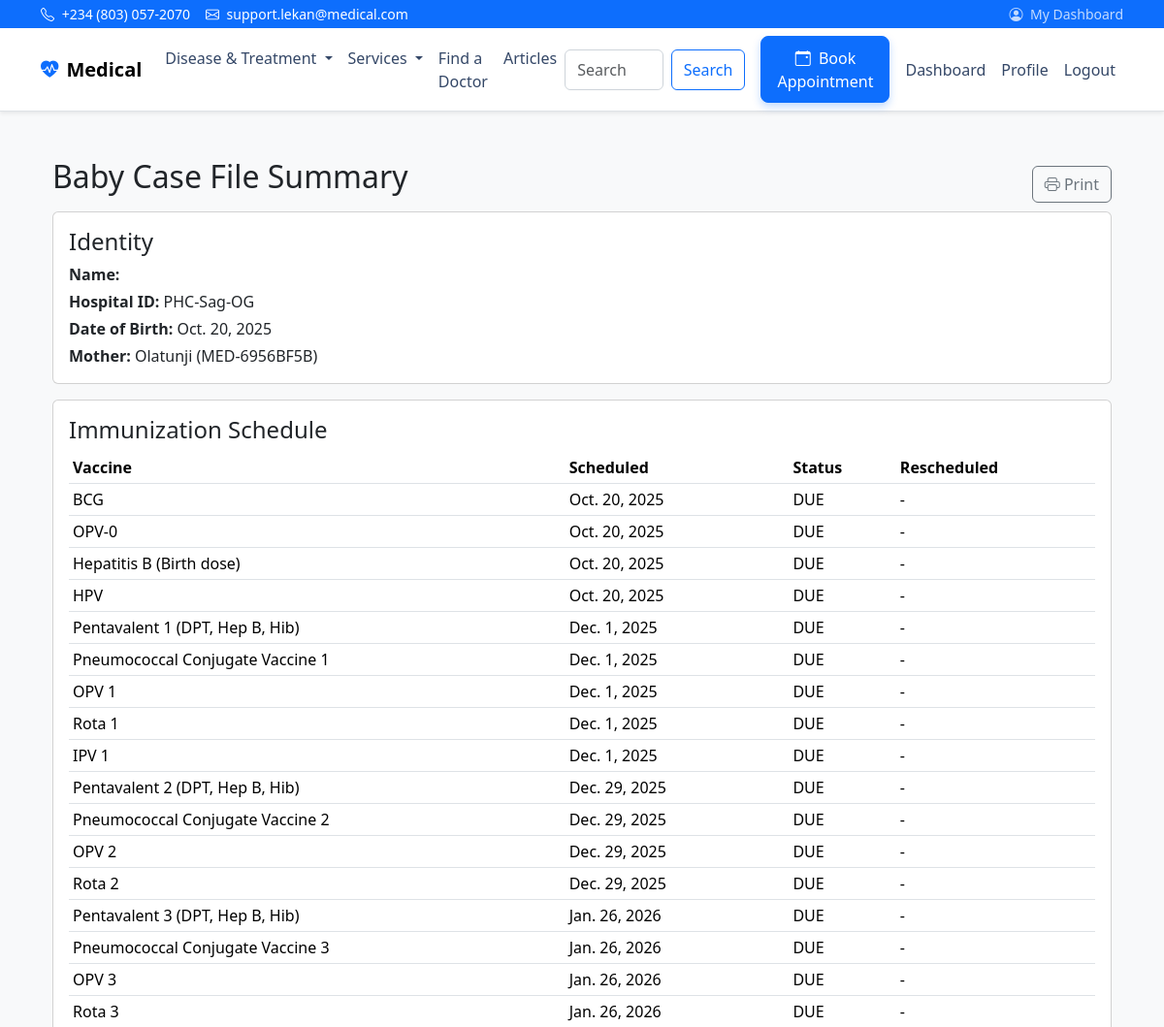
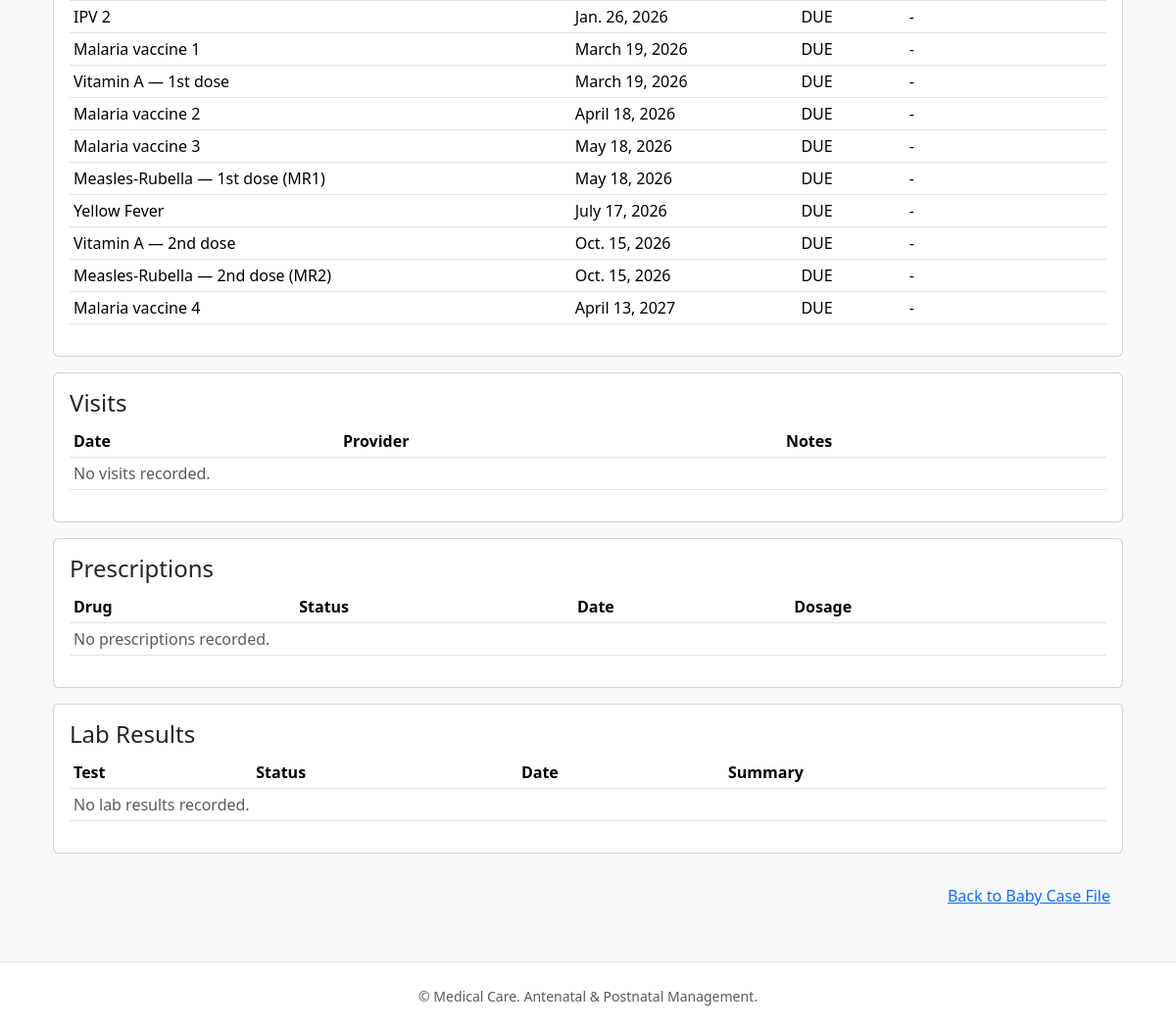
The page /casefiles/baby/2/print/ (signed in) on the database its author committed (2 pictures, top to bottom).
### patients/models.py (models this page shows, shortened)
class BabyProfile(models.Model):
    mother = models.ForeignKey(MotherProfile, on_delete=models.CASCADE, related_name='babies')
    name = models.CharField(max_length=255)
    hospital_id = models.CharField(max_length=20, unique=True, blank=True, null=True)
    gender = models.CharField(max_length=20, blank=True)
    date_of_birth = models.DateField()
    weight_kg = models.DecimalField(max_digits=5, decimal_places=2, null=True, blank=True)
    height_cm = models.DecimalField(max_digits=5, decimal_places=2, null=True, blank=True)
    apgar_score = models.CharField(max_length=20, blank=True)
    blood_type = models.CharField(max_length=10, blank=True)
    registered_by = models.ForeignKey(settings.AUTH_USER_MODEL, on_delete=models.SET_NULL, null=True, blank=True)
    created_at = models.DateTimeField(auto_now_add=True)

class MotherProfile(models.Model):
    user = models.OneToOneField(settings.AUTH_USER_MODEL, on_delete=models.CASCADE, related_name='mother_profile')
    member_id = models.CharField(max_length=20, unique=True, blank=True, null=True)
    full_name = models.CharField(max_length=255)
    age = models.PositiveIntegerField(null=True, blank=True)
    address = models.TextField(blank=True)
    phone_number = models.CharField(max_length=20, blank=True)
    marital_status = models.CharField(max_length=50, blank=True)
    occupation = models.CharField(max_length=100, blank=True)
    profile_picture = models.ImageField(upload_to='profiles/', null=True, blank=True)
    blood_type = models.CharField(max_length=10, blank=True)
    allergies = models.TextField(blank=True)
    previous_pregnancies = models.TextField(blank=True)
    existing_conditions = models.TextField(blank=True)
    emergency_contact = models.CharField(max_length=255, blank=True)
    created_at = models.DateTimeField(auto_now_add=True)
    updated_at = models.DateTimeField(auto_now=True)

### immunization/models.py (models this page shows, shortened)
class ImmunizationSchedule(models.Model):
    STATUS_CHOICES = (
        ('DUE', 'Pending'),  # display "Pending" for patient-facing UI
        ('DONE', 'Done'),
        ('MISSED', 'Missed'),
    )
    baby = models.ForeignKey(BabyProfile, on_delete=models.CASCADE, related_name='immunizations')
    vaccine_name = models.CharField(max_length=100)
    scheduled_date = models.DateField()
    status = models.CharField(max_length=10, choices=STATUS_CHOICES, default='DUE')
    notes = models.TextField(blank=True)
    date_completed = models.DateField(blank=True, null=True)
    visible_to_mother = models.BooleanField(default=False)
    approved_by = models.ForeignKey(USER_MODEL, on_delete=models.SET_NULL, null=True, blank=True, related_name='approved_immunizations')
    approved_at = models.DateTimeField(null=True, blank=True)
    administered_by = models.ForeignKey(USER_MODEL, on_delete=models.SET_NULL, null=True, blank=True, related_name='administered_immunizations')
    administered_at = models.DateTimeField(null=True, blank=True)
    batch_number = models.CharField(max_length=120, blank=True)
    manufacturer = models.CharField(max_length=120, blank=True)
    administration_site = models.CharField(max_length=64, blank=True, help_text='e.g., Left Arm, Right Thigh')
    post_observation_notes = models.TextField(blank=True)
    rescheduled_for = models.DateField(null=True, blank=True)
    reschedule_reason = models.CharField(max_length=200, blank=True)

### casefiles/views.py (the view)
# urls.py: path('baby/<int:casefile_id>/print/', views.baby_casefile_print, name='baby_casefile_print'),
@login_required
def baby_casefile_print(request, casefile_id):
    case_file = get_object_or_404(BabyCaseFile, id=casefile_id)
    schedules = ImmunizationSchedule.objects.filter(baby=case_file.baby).order_by('scheduled_date')
    prescriptions = BabyPrescription.objects.filter(case_file=case_file).order_by('-created_at')
    lab_results = BabyLabResult.objects.filter(case_file=case_file).order_by('-date_performed')
    visits = BabyVisitRecord.objects.filter(case_file=case_file).order_by('-date_of_visit')
    return render(request, 'casefiles/baby_print.html', {
        'case_file': case_file,
        'baby': case_file.baby,
        'schedules': schedules,
        'prescriptions': prescriptions,
        'lab_results': lab_results,
        'visits': visits,
    })

### templates/casefiles/baby_print.html (shortened to what this page needs)
{% extends 'base.html' %}
{% load static %}
{% block content %}
<div class="container my-4">
  <div class="d-flex justify-content-between align-items-center">
    <h2 class="mb-3">Baby Case File Summary</h2>
    <button class="btn btn-outline-secondary" onclick="window.print()">
      <i class="bi bi-printer"></i> Print
    </button>
  </div>
  <div class="card mb-3">
    <div class="card-body">
      <h4 class="card-title">Identity</h4>
      <p class="mb-1"><strong>Name:</strong> {{ baby.full_name }}</p>
      <p class="mb-1"><strong>Hospital ID:</strong> {{ baby.hospital_id }}</p>
      <p class="mb-1"><strong>Date of Birth:</strong> {{ baby.date_of_birth }}</p>
      {% if baby.mother %}
        <p class="mb-0"><strong>Mother:</strong> {{ baby.mother.full_name }} ({{ baby.mother.member_id }})</p>
      {% endif %}
    </div>
  </div>
  <div class="card mb-3">
    <div class="card-body">
      <h4 class="card-title">Immunization Schedule</h4>
      <table class="table table-sm">
        <thead>
          <tr>
            <th>Vaccine</th>
            <th>Scheduled</th>
            <th>Status</th>
            <th>Rescheduled</th>
          </tr>
        </thead>
        <tbody>
          {% for s in schedules %}
            <tr>
              <td>{{ s.vaccine_name }}</td>
              <td>{{ s.scheduled_date }}</td>
              <td>{{ s.status }}</td>
              <td>{% if s.rescheduled_date %}{{ s.rescheduled_date }}{% else %}-{% endif %}</td>
            </tr>
          {% empty %}
            <tr><td colspan="4" class="text-muted">No immunizations recorded.</td></tr>
          {% endfor %}
        </tbody>
      </table>
    </div>
  </div>
  <div class="card mb-3">
    <div class="card-body">
      <h4 class="card-title">Visits</h4>
      <table class="table table-sm">
        <thead>
          <tr>
            <th>Date</th>
            <th>Provider</th>
            <th>Notes</th>
          </tr>
        </thead>
        <tbody>
          {% for v in visits %}
            <tr>
              <td>{{ v.date_of_visit }}</td>
              <td>{{ v.provider }}</td>
              <td>{{ v.notes|default:"-" }}</td>
            </tr>
          {% empty %}
            <tr><td colspan="3" class="text-muted">No visits recorded.</td></tr>
          {% endfor %}
        </tbody>
      </table>
    </div>
  </div>
  <div class="card mb-3">
    <div class="card-body">
      <h4 class="card-title">Prescriptions</h4>
      <table class="table table-sm">
        <thead>
          <tr>
            <th>Drug</th>
            <th>Status</th>
            <th>Date</th>
            <th>Dosage</th>
          </tr>
        </thead>
        <tbody>
          {% for p in prescriptions %}
            <tr>
              <td>{{ p.drug_name }}</td>
              <td>{{ p.status }}</td>
              <td>{{ p.created_at }}</td>
              <td>{{ p.dosage|default:"-" }}</td>
            </tr>
          {% empty %}
            <tr><td colspan="4" class="text-muted">No prescriptions recorded.</td></tr>
          {% endfor %}
        </tbody>
      </table>
    </div>
  </div>
  <div class="card mb-4">
    <div class="card-body">
      <h4 class="card-title">Lab Results</h4>
      <table class="table table-sm">
        <thead>
          <tr>
            <th>Test</th>
            <th>Status</th>
            <th>Date</th>
            <th>Summary</th>
          </tr>
        </thead>
        <tbody>
          {% for l in lab_results %}
            <tr>
              <td>{{ l.test_type }}</td>
              <td>{{ l.status }}</td>
              <td>{{ l.date_performed }}</td>
              <td>{{ l.result_summary|default:"-" }}</td>
            </tr>
          {% empty %}
            <tr><td colspan="4" class="text-muted">No lab results recorded.</td></tr>
          {% endfor %}
        </tbody>
      </table>
    </div>
  </div>
  <div class="text-end">
    <a href="{% url 'baby_casefile_detail' baby.id %}" class="btn btn-link">Back to Baby Case File</a>
  </div>
</div>
{% endblock %}

### static/css/styles.css (style rules this page uses)
:root { --brand-primary: #0d6efd; }
body { font-feature-settings: "liga" 1, "kern" 1; }

### rows shown on the page
BabyProfile: hospital_id "PHC-Sag-OG", date_of_birth "Oct. 20, 2025", mother.full_name "Olatunji", mother.member_id "MED-6956BF5B"
ImmunizationSchedule: vaccine_name "BCG", scheduled_date "Oct. 20, 2025", status "DUE"
ImmunizationSchedule: vaccine_name "OPV-0", scheduled_date "Oct. 20, 2025", status "DUE"
ImmunizationSchedule: vaccine_name "Hepatitis B (Birth dose)", scheduled_date "Oct. 20, 2025", status "DUE"
ImmunizationSchedule: vaccine_name "HPV", scheduled_date "Oct. 20, 2025", status "DUE"
ImmunizationSchedule: vaccine_name "Pentavalent 1 (DPT, Hep B, Hib)", scheduled_date "Dec. 1, 2025", status "DUE"
ImmunizationSchedule: vaccine_name "Pneumococcal Conjugate Vaccine 1", scheduled_date "Dec. 1, 2025", status "DUE"
ImmunizationSchedule: vaccine_name "OPV 1", scheduled_date "Dec. 1, 2025", status "DUE"
ImmunizationSchedule: vaccine_name "Rota 1", scheduled_date "Dec. 1, 2025", status "DUE"
ImmunizationSchedule: vaccine_name "IPV 1", scheduled_date "Dec. 1, 2025", status "DUE"
ImmunizationSchedule: vaccine_name "Pentavalent 2 (DPT, Hep B, Hib)", scheduled_date "Dec. 29, 2025", status "DUE"
ImmunizationSchedule: vaccine_name "Pneumococcal Conjugate Vaccine 2", scheduled_date "Dec. 29, 2025", status "DUE"
ImmunizationSchedule: vaccine_name "OPV 2", scheduled_date "Dec. 29, 2025", status "DUE"
ImmunizationSchedule: vaccine_name "Rota 2", scheduled_date "Dec. 29, 2025", status "DUE"
ImmunizationSchedule: vaccine_name "Pentavalent 3 (DPT, Hep B, Hib)", scheduled_date "Jan. 26, 2026", status "DUE"
ImmunizationSchedule: vaccine_name "Pneumococcal Conjugate Vaccine 3", scheduled_date "Jan. 26, 2026", status "DUE"
ImmunizationSchedule: vaccine_name "OPV 3", scheduled_date "Jan. 26, 2026", status "DUE"
ImmunizationSchedule: vaccine_name "Rota 3", scheduled_date "Jan. 26, 2026", status "DUE"
ImmunizationSchedule: vaccine_name "IPV 2", scheduled_date "Jan. 26, 2026", status "DUE"
ImmunizationSchedule: vaccine_name "Malaria vaccine 1", scheduled_date "March 19, 2026", status "DUE"
ImmunizationSchedule: vaccine_name "Vitamin A — 1st dose", scheduled_date "March 19, 2026", status "DUE"
ImmunizationSchedule: vaccine_name "Malaria vaccine 2", scheduled_date "April 18, 2026", status "DUE"
ImmunizationSchedule: vaccine_name "Malaria vaccine 3", scheduled_date "May 18, 2026", status "DUE"
ImmunizationSchedule: vaccine_name "Measles-Rubella — 1st dose (MR1)", scheduled_date "May 18, 2026", status "DUE"
ImmunizationSchedule: vaccine_name "Yellow Fever", scheduled_date "July 17, 2026", status "DUE"
ImmunizationSchedule: vaccine_name "Vitamin A — 2nd dose", scheduled_date "Oct. 15, 2026", status "DUE"
ImmunizationSchedule: vaccine_name "Measles-Rubella — 2nd dose (MR2)", scheduled_date "Oct. 15, 2026", status "DUE"
ImmunizationSchedule: vaccine_name "Malaria vaccine 4", scheduled_date "April 13, 2027", status "DUE"
